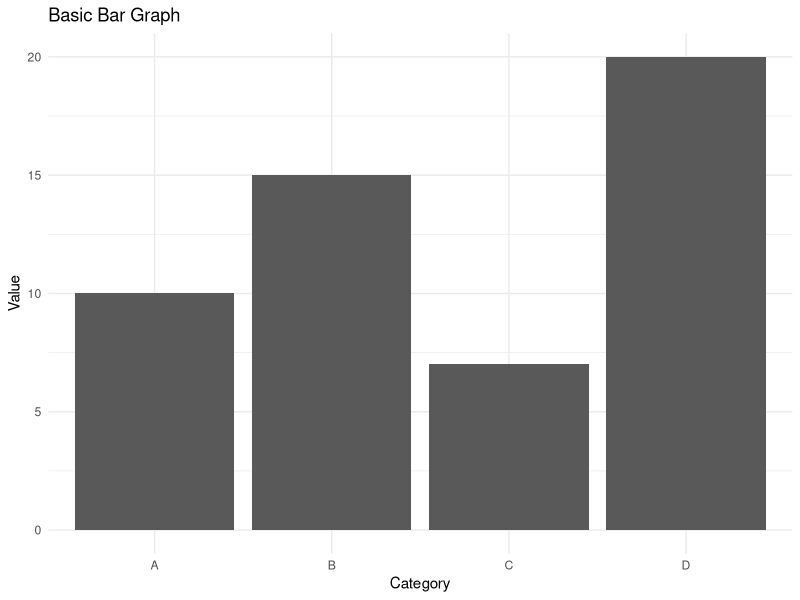

Source code (R):
library(ggplot2)
data <- data.frame(
  category = c("A", "B", "C", "D"),
  value = c(10, 15, 7, 20)
)
ggplot(data, aes(x = category, y = value)) +
  geom_bar(stat = "identity") +
  theme_minimal() +
  labs(title = "Basic Bar Graph",
       x = "Category",
       y = "Value")

